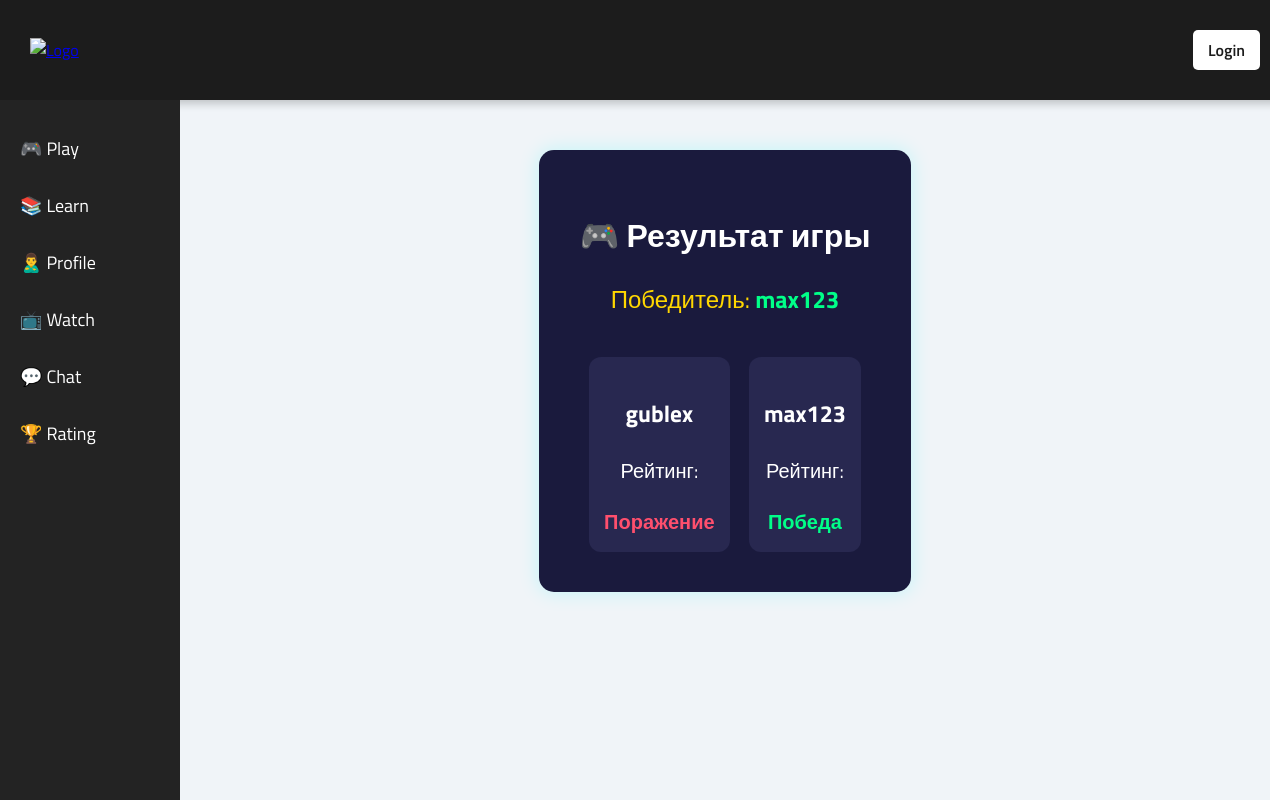
/game/6/, run on the app's committed database.
### baseapp/models.py (models this page shows, shortened)
class Game(models.Model):
    room = models.OneToOneField(Room, on_delete=models.SET_NULL, related_name='game', null=True)
    player1 = models.ForeignKey(User, on_delete=models.CASCADE, related_name='games_as_player1')
    player2 = models.ForeignKey(User, on_delete=models.CASCADE, related_name='games_as_player2', null=True, blank=True)
    started_at = models.DateTimeField(auto_now_add=True)
    finished_at = models.DateTimeField(null=True, blank=True)
    winner = models.ForeignKey(User, on_delete=models.SET_NULL, null=True, blank=True, related_name='won_games')
    is_active = models.BooleanField(default=True)
    status = models.CharField(max_length=25, null=True,blank=True)
    room_name = models.CharField(max_length=255, null=True, blank=True)

### baseapp/views.py (the view, shortened to what this page needs)
# urls.py: path('game/<str:pk>/', views.gamePage, name="game"),
def gamePage(request,pk):
    game = Game.objects.get(id=pk)
    context = {'game': game}
    if not game.is_active:
        return render(request, 'baseapp/game_page_result.html', context)

### baseapp/templates/baseapp/game_page_result.html (shortened to what this page needs)
{% extends 'main.html' %}
{% load static %}
{% block content %}
<div class="result-container">
    <h1>🎮 Результат игры</h1>
    <div class="game-status">
        {% if game.winner %}
            Победитель: <span class="win">{{ game.winner.username }}</span>
        {% else %}
            Игра завершена вничью
        {% endif %}
    </div>
    <div class="result">
        <div class="player">
            <h3>{{ game.player1.username }}</h3>
            <p>Рейтинг: {{ player1_rating.score }}</p>
            {% if game.winner == game.player1 %}
                <span class="win">Победа</span>
            {% else %}
                <span class="lose">Поражение</span>
            {% endif %}
        </div>
        {% if game.player2 %}
            <div class="player">
                <h3>{{ game.player2.username }}</h3>
                <p>Рейтинг: {{ player2_rating.score }}</p>
                {% if game.winner == game.player2 %}
                    <span class="win">Победа</span>
                {% else %}
                    <span class="lose">Поражение</span>
                {% endif %}
            </div>
        {% else %}
            <div class="player">
                <h3>Противник не был найден</h3>
            </div>
        {% endif %}
    </div>
</div>
{% endblock content %}

### templates/main.html (style rules this page uses)
body { font-family: 'Titillium Web', sans-serif; background-color: #f0f4f8; margin: 0; padding: 0; display: flex; flex-direction: column; height: 100vh; width: 100%; overflow-x: hidden; }

### baseapp/templates/baseapp/game_page_result.html (style rules this page uses)
.result-container { max-width: 900px; margin: 30px auto; background: #1a1a3d; padding: 40px; border-radius: 15px; box-shadow: 0 0 20px rgba(0,255,255,0.2); color: #fff; text-align: center; }
.game-status { font-size: 24px; margin-bottom: 20px; color: #ffd700; }
.result { display: flex; justify-content: space-around; margin-top: 40px; font-size: 20px; }
.result .player { padding: 15px; border-radius: 12px; background: #282850; }
.win { color: #00ff88; font-weight: bold; }
.lose { color: #ff4f6d; font-weight: bold; }

### data on the page
Game: winner.username "max123", player1.username "gublex", player2.username "max123"
